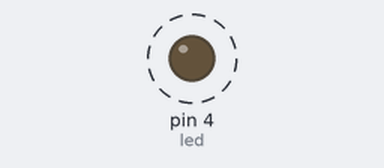
Bench run of a program on a simulated MicroPython board. Parts: output pins drawn as LEDs (lit = HIGH). Dashed ring = blinking.

Above: at 0.2 s.
Timing chart, 0 to 3.0 s (numbered marks = the images above):
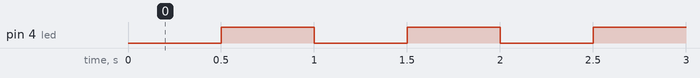

The program:

main.py
```python
from machine import Pin
import time

led = Pin(4, Pin.OUT, value=1)  # GPIO 4 = red LED, start OFF (active low)

while True:
    led.value(0)        # ON
    time.sleep_ms(500)
    led.value(1)        # OFF
    time.sleep_ms(500)
```

Measured:
- by itself, pin 4 (led): alternates HIGH for 0.50 s and LOW for 0.50 s
